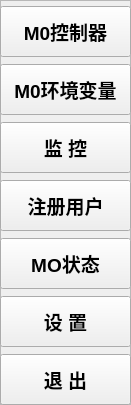
  <widget class="QFrame" name="frame">
   <property name="geometry">
    <rect>
     <x>10</x>
     <y>10</y>
     <width>131</width>
     <height>405</height>
    </rect>
   </property>
   <property name="minimumSize">
    <size>
     <width>131</width>
     <height>405</height>
    </size>
   </property>
   <property name="maximumSize">
    <size>
     <width>131</width>
     <height>405</height>
    </size>
   </property>
   <property name="styleSheet">
    <string notr="true">color: qradialgradient(spread:repeat, cx:0.5, cy:0.5, radius:0.077, fx:0.5, fy:0.5, stop:0 rgba(0, 169, 255, 147), stop:0.497326 rgba(0, 0, 0, 147), stop:1 rgba(0, 169, 255, 147));
color: rgb(255, 255, 255);</string>
   </property>
   <property name="frameShape">
    <enum>QFrame::StyledPanel</enum>
   </property>
   <property name="frameShadow">
    <enum>QFrame::Raised</enum>
   </property>
   <widget class="QPushButton" name="registerButton">
    <property name="geometry">
     <rect>
      <x>0</x>
      <y>180</y>
      <width>131</width>
      <height>51</height>
     </rect>
    </property>
    <property name="minimumSize">
     <size>
      <width>131</width>
      <height>51</height>
     </size>
    </property>
    <property name="maximumSize">
     <size>
      <width>131</width>
      <height>51</height>
     </size>
    </property>
    <property name="font">
     <font>
      <pointsize>14</pointsize>
      <weight>75</weight>
      <bold>true</bold>
     </font>
    </property>
    <property name="styleSheet">
     <string notr="true">color: rgb(0, 0, 0);</string>
    </property>
    <property name="text">
     <string>注册用户</string>
    </property>
   </widget>
   <widget class="QPushButton" name="M0contButton">
    <property name="geometry">
     <rect>
      <x>0</x>
      <y>6</y>
      <width>131</width>
      <height>51</height>
     </rect>
    </property>
    <property name="minimumSize">
     <size>
      <width>131</width>
      <height>51</height>
     </size>
    </property>
    <property name="maximumSize">
     <size>
      <width>131</width>
      <height>51</height>
     </size>
    </property>
    <property name="font">
     <font>
      <pointsize>14</pointsize>
      <weight>75</weight>
      <bold>true</bold>
     </font>
    </property>
    <property name="styleSheet">
     <string notr="true">color: rgb(0, 0, 0);</string>
    </property>
    <property name="text">
     <string>M0控制器</string>
    </property>
   </widget>
   <widget class="QPushButton" name="msgButton">
    <property name="geometry">
     <rect>
      <x>0</x>
      <y>122</y>
      <width>131</width>
      <height>51</height>
     </rect>
    </property>
    <property name="minimumSize">
     <size>
      <width>131</width>
      <height>51</height>
     </size>
    </property>
    <property name="maximumSize">
     <size>
      <width>131</width>
      <height>51</height>
     </size>
    </property>
    <property name="font">
     <font>
      <pointsize>14</pointsize>
      <weight>75</weight>
      <bold>true</bold>
     </font>
    </property>
    <property name="styleSheet">
     <string notr="true">color: rgb(0, 0, 0);</string>
    </property>
    <property name="text">
     <string>监 控</string>
    </property>
   </widget>
   <widget class="QPushButton" name="M0stateButton">
    <property name="geometry">
     <rect>
      <x>0</x>
      <y>238</y>
      <width>131</width>
      <height>51</height>
     </rect>
    </property>
    <property name="minimumSize">
     <size>
      <width>131</width>
      <height>51</height>
     </size>
    </property>
    <property name="maximumSize">
     <size>
      <width>131</width>
      <height>51</height>
     </size>
    </property>
    <property name="font">
     <font>
      <pointsize>14</pointsize>
      <weight>75</weight>
      <bold>true</bold>
     </font>
    </property>
    <property name="styleSheet">
     <string notr="true">color: rgb(0, 0, 0);</string>
    </property>
    <property name="text">
     <string>MO状态</string>
    </property>
   </widget>
   <widget class="QPushButton" name="wifiButton">
    <property name="geometry">
     <rect>
      <x>0</x>
      <y>296</y>
      <width>131</width>
      <height>51</height>
     </rect>
    </property>
    <property name="minimumSize">
     <size>
      <width>131</width>
      <height>51</height>
     </size>
    </property>
    <property name="maximumSize">
     <size>
      <width>131</width>
      <height>51</height>
     </size>
    </property>
    <property name="font">
     <font>
      <pointsize>14</pointsize>
      <weight>75</weight>
      <bold>true</bold>
     </font>
    </property>
    <property name="styleSheet">
     <string notr="true">color: rgb(0, 0, 0);</string>
    </property>
    <property name="text">
     <string>设 置</string>
    </property>
   </widget>
   <widget class="QPushButton" name="evButton">
    <property name="geometry">
     <rect>
      <x>0</x>
      <y>64</y>
      <width>131</width>
      <height>51</height>
     </rect>
    </property>
    <property name="minimumSize">
     <size>
      <width>131</width>
      <height>51</height>
     </size>
    </property>
    <property name="maximumSize">
     <size>
      <width>131</width>
      <height>51</height>
     </size>
    </property>
    <property name="font">
     <font>
      <pointsize>14</pointsize>
      <weight>75</weight>
      <bold>true</bold>
     </font>
    </property>
    <property name="styleSheet">
     <string notr="true">color: rgb(0, 0, 0);</string>
    </property>
    <property name="text">
     <string>M0环境变量</string>
    </property>
   </widget>
   <widget class="QPushButton" name="exitButton">
    <property name="geometry">
     <rect>
      <x>0</x>
      <y>354</y>
      <width>131</width>
      <height>51</height>
     </rect>
    </property>
    <property name="minimumSize">
     <size>
      <width>131</width>
      <height>51</height>
     </size>
    </property>
    <property name="maximumSize">
     <size>
      <width>131</width>
      <height>51</height>
     </size>
    </property>
    <property name="font">
     <font>
      <pointsize>14</pointsize>
      <weight>75</weight>
      <bold>true</bold>
     </font>
    </property>
    <property name="styleSheet">
     <string notr="true">color: rgb(0, 0, 0);</string>
    </property>
    <property name="text">
     <string>退 出</string>
    </property>
   </widget>
  </widget>
